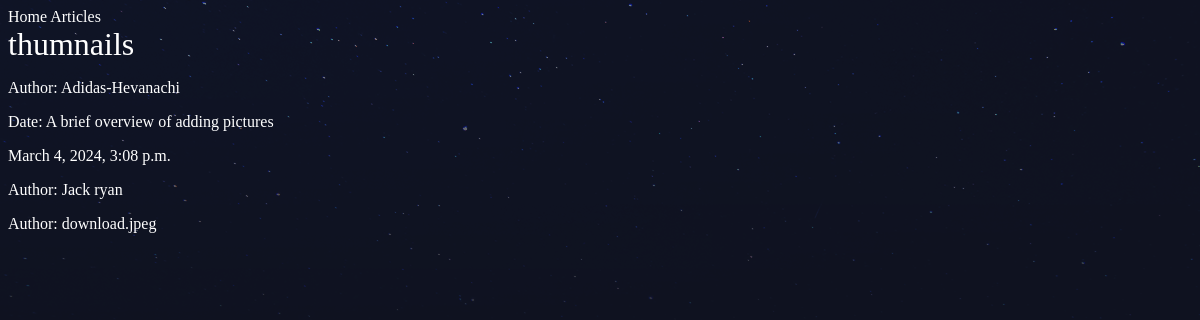
Page /article/3/ on the committed database.
### base/models.py (models this page shows, shortened)
class Article(models.Model):
    title = models.CharField(max_length=200)
    slug = models.SlugField(unique=True, max_length=200)
    content = models.TextField()
    date_published = models.DateTimeField(default=timezone.now)
    author = models.CharField(max_length=100)
    thumb = models.ImageField(default='default.png', blank=True)

### base/views.py (the view)
# urls.py: path('article/<int:article_id>/', views.article_detail, name='article_detail'),
def article_detail(request,article_id,  *args, **kwargs):
    article = get_object_or_404(Article, pk = article_id)
    return render(request, 'base/article_detail.html', {'article':article})

### base/templates/base/article_detail.html
{% extends 'base.html' %}
{% block content %}
    <h1>{{ article.title }}</h1>
    <p>Author: {{ article.slug }}</p>
    <p>Date: {{ article.content }}</p>
    <p>{{ article.date_published }}</p>
    <p>Author: {{ article.author }}</p>
    <p>Author: {{ article.thumb }}</p>
{% endblock %}

### assets/style.css (style rules this page uses)
body { background-color: #0f121f; background-image: url(stars.png); background-repeat: no-repeat; color: #fff; }
body * { font-family: Ubuntu; }
h1, h2, h3, h4, h5 { font-weight: normal; margin: 0; }

### rows in the picture
Article: title "thumnails", slug "Adidas-Hevanachi", content "A brief overview of adding pictures", date_published "March 4, 2024, 3:08 p.m.", author "Jack ryan", thumb "download.jpeg"
